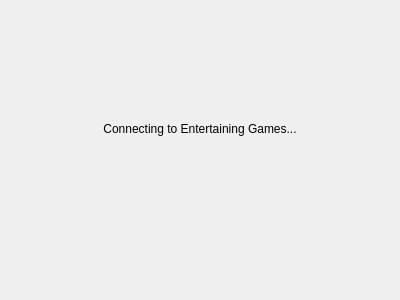
<?xml version="1.0" encoding="UTF-8"?>
<ui version="4.0">
 <class>OnlinePendingScreen</class>
 <widget class="QWidget" name="OnlinePendingScreen">
  <property name="geometry">
   <rect>
    <x>0</x>
    <y>0</y>
    <width>400</width>
    <height>300</height>
   </rect>
  </property>
  <property name="windowTitle">
   <string>Form</string>
  </property>
  <layout class="QGridLayout" name="gridLayout">
   <item row="0" column="1">
    <spacer name="verticalSpacer">
     <property name="orientation">
      <enum>Qt::Vertical</enum>
     </property>
     <property name="sizeHint" stdset="0">
      <size>
       <width>20</width>
       <height>40</height>
      </size>
     </property>
    </spacer>
   </item>
   <item row="1" column="1">
    <widget class="QWidget" name="widget" native="true">
     <property name="sizePolicy">
      <sizepolicy hsizetype="Fixed" vsizetype="Fixed">
       <horstretch>0</horstretch>
       <verstretch>0</verstretch>
      </sizepolicy>
     </property>
     <property name="minimumSize">
      <size>
       <width>224</width>
       <height>96</height>
      </size>
     </property>
     <layout class="QVBoxLayout" name="verticalLayout">
      <item>
       <widget class="QLabel" name="label">
        <property name="text">
         <string>Connecting to Entertaining Games...</string>
        </property>
        <property name="alignment">
         <set>Qt::AlignCenter</set>
        </property>
        <property name="wordWrap">
         <bool>true</bool>
        </property>
       </widget>
      </item>
      <item>
       <widget class="tCircularSpinner" name="widget_2" native="true"/>
      </item>
     </layout>
    </widget>
   </item>
   <item row="3" column="1">
    <spacer name="verticalSpacer_2">
     <property name="orientation">
      <enum>Qt::Vertical</enum>
     </property>
     <property name="sizeHint" stdset="0">
      <size>
       <width>20</width>
       <height>40</height>
      </size>
     </property>
    </spacer>
   </item>
   <item row="1" column="0">
    <spacer name="horizontalSpacer">
     <property name="orientation">
      <enum>Qt::Horizontal</enum>
     </property>
     <property name="sizeHint" stdset="0">
      <size>
       <width>40</width>
       <height>20</height>
      </size>
     </property>
    </spacer>
   </item>
   <item row="1" column="2">
    <spacer name="horizontalSpacer_2">
     <property name="orientation">
      <enum>Qt::Horizontal</enum>
     </property>
     <property name="sizeHint" stdset="0">
      <size>
       <width>40</width>
       <height>20</height>
      </size>
     </property>
    </spacer>
   </item>
  </layout>
 </widget>
 <customwidgets>
  <customwidget>
   <class>tCircularSpinner</class>
   <extends>QWidget</extends>
   <header location="global">tcircularspinner.h</header>
   <container>1</container>
  </customwidget>
 </customwidgets>
 <resources/>
 <connections/>
</ui>
